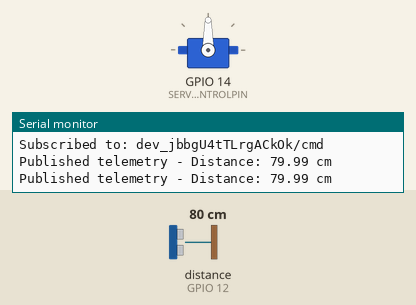
Recording of a sketch running on a simulated ESP32. On the bench: servo, the last lines printed to the serial monitor. Wiring (inferred from the names in the program): ultrasonic range finder: trigger GPIO 13; echo GPIO 12. Inputs (shaded band) come from the test bench; at power-on: distance to the obstacle (sensor on GPIO 12) 80 cm. The echo pulse lasts 58.3 µs per cm; WiFi joins after 1.5 s; servers stay silent unless stated; no MQTT or app messages arrive unless stated.

Above: at 3.7 s.
3.8 s: distance to the obstacle (sensor on GPIO 12) set to 22 cm
5.7 s: distance to the obstacle (sensor on GPIO 12) set to 19 cm
At 7.1 s:
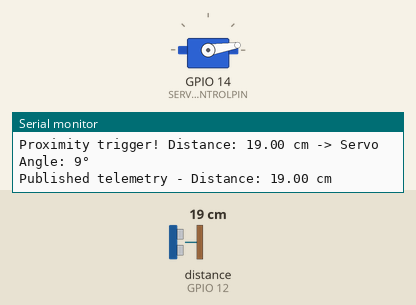
8.0 s: distance to the obstacle (sensor on GPIO 12) set to 2 cm
At 9.7 s:
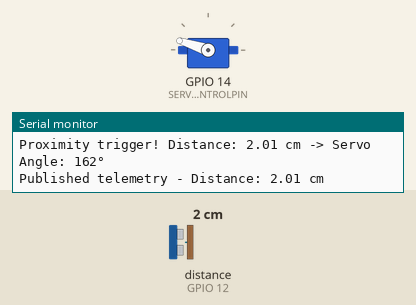
10.0 s: distance to the obstacle (sensor on GPIO 12) set to 4 cm
At 11.5 s:
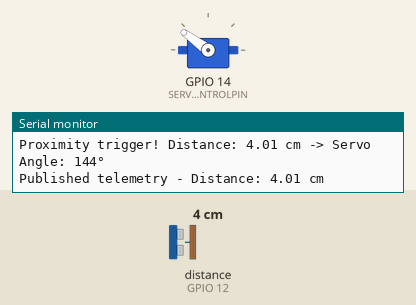
Timing chart, 0 to 13.0 s (numbered marks = the images above; inputs shaded):
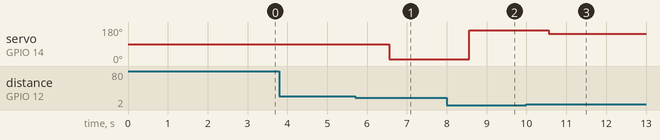

The sketch:

proximity_detection_to_servo.ino
```cpp
// (licence header left out)
#include <WiFi.h>
#include <WiFiClientSecure.h>
#include <PubSubClient.h>
#include <ArduinoJson.h>
#include <ESP32Servo.h>

// Servo Object
Servo servo1;

// USER CONFIGURATION: update Wi-Fi credentials and hardware settings.
constexpr const char* HCSR04_1_POWERPIN = "3V3";
constexpr const char* HCSR04_1_GROUNDPIN = "GND";
constexpr int HCSR04_1_TRIGGERPIN = 13;
constexpr int HCSR04_1_ECHOPIN = 12;

constexpr const char* SERVO_MOTOR_1_POWERPIN = "3V3";
constexpr const char* SERVO_MOTOR_1_GROUNDPIN = "GND";
constexpr int SERVO_MOTOR_1_CONTROLPIN = 14;

const char* WIFI_SSID = "DBANK_WIFI";
const char* WIFI_PASSWORD = "D@@nn33ll1234";
const char* MQTT_HOST = "mqtt.iotworkshop.africa";
const int MQTT_PORT = 8883;
const char* MQTT_USER = "device_dev_jbbgU4tTLrgACkOk";
const char* MQTT_PASSWORD = "JUHsbQjuyDAA1Y6bO-ipxaVcOF63RGuD0zeqLpyTzhk";
const char* TELEMETRY_TOPIC = "dev_jbbgU4tTLrgACkOk/data";
const char* COMMAND_TOPIC = "dev_jbbgU4tTLrgACkOk/cmd";
const char* ROOT_CA = R"EOF(
-----BEGIN CERTIFICATE-----
MIIFTzCCAzegAwIBAgIUW2cDxTCTlyzl3FEHsxzcFnVVcZgwDQYJKoZIhvcNAQEL
BQAwNzEgMB4GA1UEAwwXSW9UQ29ubmVjdCBNUVRUIFJvb3QgQ0ExEzARBgNVBAoM
CklvVENvbm5lY3QwHhcNMjYwNzIxMjEwODE2WhcNMzYwNzE4MjEwODE2WjA3MSAw
HgYDVQQDDBdJb1RDb25uZWN0IE1RVFQgUm9vdCBDQTETMBEGA1UECgwKSW9UQ29u
bmVjdDCCAiIwDQYJKoZIhvcNAQEBBQADggIPADCCAgoCggIBAMIUJrFi4bpa314w
Zey63SzzAy4PHu+T2nVaXbuqavrfQtdlFfM6iAII6ISNuT9WPvXGPRNAfeJ0JzR/
NVKhNVWexhyYu9EMgE/+fTvsoalhAs2QMMr9no1RmxmrW04SyOLdWdtjhqh7xpcZ
PWFD+CrfgP0mGKMOsmcdUmAW+a7KG2bO0fylRPKcBvyo/nX6jDQt2mvK0omv8thQ
wdbaM/Sf4QHPTA7ZM2Vd8AIz75jlVfsQIKYNZt7xyGOL9igOtl16PBw16i1B9Vik
94eFJ1SGQLhDfynQWXOh0tcSClwIjbUjFRfxjFHt8fi6rPrdiwRecLX//GPDXDQ8
+UMXM2SpMLx0mLJGToJ5CaxjXF2OmD9UQ4oTe7wGshmxO3aj2fixRkMqNNS5Hj3l
bzbusZl1dMUzaZxXhVU2q2LIdemO/YVu45P8TMKbiOTdRvH/YwtGMuYIWdjg3vUL
H24ig0e7Lb1Ab/+CvPBilR1Qp63++BFLOqvHCJALgLfT7hsMXEABQ8uWJQ0gPayQ
HpkZQOcVEPd/ViVBuazCvh7w9/op7FBllhnaHZeL7b8INMAHH0wmgWYeZrD55H+R
qSmVFYlQrRp2rTEuVeph+WYBEUGlKdGjLXQQpuP7jUVHy1lF+eiLLeUFmCLzU2s0
NGdYSb+t/q4FFX4Tx6veb/OXIDDnAgMBAAGjUzBRMB0GA1UdDgQWBBR+bjbz+Tjr
LaLF035EoKnLJ/aWBTAfBgNVHSMEGDAWgBR+bjbz+TjrLaLF035EoKnLJ/aWBTAP
BgNVHRMBAf8EBTADAQH/MA0GCSqGSIb3DQEBCwUAA4ICAQDAmXCehI5LQaOFYOKi
Gne1Yc2VvLIW8vkYntMwcMVOaRtPSNE+tGjsqC/DOPmdY0kylFLRkjg7th3IqN9y
40gj19efA8Cxd0lZO7VFjwpvxYkW6NYWHbd2Y7dgy/D0hAOjLvLUmY7PF3/97P1K
/H3i1rW9gEVxO+xD0zyBe1Gn/P+X6CXEaDVR+obUk2pzB+iHTGC6XxTB5aLjeUbh
E+QXfhGjN63ccx7MPbh9W6NMANlbMpHMzWtT4LSnm3UBb2qgM8nJstwzYRPmZKwJ
l0BxsZFKkFrEld6S7LhU7Y6qQVmNO1wcS41Eldbf8YmOD9X9yC/aVYeF9xUe7vUI
zUCK3fmvWLUIX26LolMflYZfOVZUcI8MmqtoxsjS97i0aAWFz9LvNncA48pt1h46
hQslPTqEurXRkArGO7XL7bvWC3jPOrPGUwIg36JV/E59jDYO5zJngx5pwS20c5pG
vCbZfKR3qoX/Uc+haxav5BWxtqHrO25CNU5CQmFKBioS5A2YZaAYOS5FR5yLSxwB
5qkfHkiODM5uHncrCDyYFWBl4xxfxYzMxmMrXD92J+8W0EnQIMLpjjnXUPG/n44N
TeIJV1n3w3mhwpx4c7fZKCI+KwcJu48ezSonnMgPvwZP7Q/wqd3wCJdeIEtJwlX/
lm9gtTo4bhRLYjk4meM9lHjxvO==
-----END CERTIFICATE-----
)EOF";

WiFiClientSecure networkClient;
PubSubClient mqtt(networkClient);

void publishTelemetry() {
  // 1. Send trigger pulse to HC-SR04
  digitalWrite(HCSR04_1_TRIGGERPIN, LOW);
  delayMicroseconds(2);
  digitalWrite(HCSR04_1_TRIGGERPIN, HIGH);
  delayMicroseconds(10);
  digitalWrite(HCSR04_1_TRIGGERPIN, LOW);

  // 2. Measure echo pulse duration (30ms timeout)
  long duration = pulseIn(HCSR04_1_ECHOPIN, HIGH, 30000);

  // 3. Calculate distance in cm
  float distance = 0.0;
  if (duration > 0) {
    distance = (duration * 0.0343) / 2.0;
  }

  // 4. Automatic Servo Control based on Distance (0cm to 20cm)
  if (distance > 0.0 && distance <= 20.0) {
    // Map distance (20 down to 0) to servo angle (0 up to 180 degrees)
    // As distance gets closer to 0cm, angle increases towards 180°.
    int calculatedAngle = map((int)distance, 20, 0, 0, 180);
    calculatedAngle = constrain(calculatedAngle, 0, 180);

    servo1.write(calculatedAngle);

    Serial.print(F("Proximity trigger! Distance: "));
    Serial.print(distance);
    Serial.print(F(" cm -> Servo Angle: "));
    Serial.print(calculatedAngle);
    Serial.println(F("°"));
  } else if (distance > 20.0) {
    // Return servo to default position when object is far away
    servo1.write(90);
  }

  // 5. Build telemetry JSON payload
  JsonDocument document;
  document["components"]["hcsr04_1"]["distance"] = distance;
  document["components"]["servo_motor_1"]["angle"] = servo1.read();

  char payload[256];
  serializeJson(document, payload);

  // 6. Publish to MQTT topic
  mqtt.publish(TELEMETRY_TOPIC, payload);

  // 7. Debugging output to Serial Monitor
  Serial.print(F("Published telemetry - Distance: "));
  Serial.print(distance);
  Serial.println(F(" cm"));
}

void onCommand(char* topic, byte* payload, unsigned int length) {
  // Copy payload into a null-terminated string buffer
  String message = "";
  for (unsigned int i = 0; i < length; i++) {
    message += (char)payload[i];
  }

  // Debug incoming command
  Serial.print(F("Command received on topic: "));
  Serial.println(topic);
  Serial.print(F("Payload: "));
  Serial.println(message);

  JsonDocument doc;
  DeserializationError error = deserializeJson(doc, message);
  if (error) {
    Serial.print(F("deserializeJson() failed: "));
    Serial.println(error.f_str());
    return;
  }

  // Check if the command targets the servo motor
  const char* component = doc["component"];
  if (component != nullptr && String(component) == "servo_motor_1") {
    // Extract the angle from parameters -> value
    if (doc["parameters"]["value"].is<int>()) {
      int targetAngle = doc["parameters"]["value"];
      targetAngle = constrain(targetAngle, 0, 180); // Safety bounds for SG90
      servo1.write(targetAngle);

      Serial.print(F("Servo motor moved to: "));
      Serial.print(targetAngle);
      Serial.println(F(" degrees"));
    }
  }
}

void connectMqtt() {
  while (!mqtt.connected()) {
    Serial.print(F("Attempting MQTT connection..."));
    if (mqtt.connect("dev_jbbgU4tTLrgACkOk", MQTT_USER, MQTT_PASSWORD)) {
      Serial.println(F("connected"));
      mqtt.subscribe(COMMAND_TOPIC);
      Serial.print(F("Subscribed to: "));
      Serial.println(COMMAND_TOPIC);
    } else {
      Serial.print(F("failed, rc="));
      Serial.print(mqtt.state());
      Serial.println(F(" try again in 5 seconds"));
      delay(5000);
    }
  }
}

void setup() {
  Serial.begin(115200);
  delay(1000);

  // Configure HC-SR04 sensor pins
  pinMode(HCSR04_1_TRIGGERPIN, OUTPUT);
  pinMode(HCSR04_1_ECHOPIN, INPUT);

  // Initialize Servo motor pin
  servo1.attach(SERVO_MOTOR_1_CONTROLPIN);
  servo1.write(90); // Default home position (90 degrees)

  // Connect to Wi-Fi
  WiFi.begin(WIFI_SSID, WIFI_PASSWORD);
  Serial.print(F("Connecting to WiFi"));
  while (WiFi.status() != WL_CONNECTED) {
    delay(250);
    Serial.print(F("."));
  }
  Serial.println(F("\nWiFi connected."));

  // Configure Secure Client & MQTT Server
  networkClient.setCACert(ROOT_CA);
  mqtt.setServer(MQTT_HOST, MQTT_PORT);
  mqtt.setCallback(onCommand);
  connectMqtt();
}

void loop() {
  if (!mqtt.connected()) {
    connectMqtt();
  }
  mqtt.loop();

  static unsigned long last = 0;
  if (millis() - last >= 1000) {
    last = millis();
    publishTelemetry();
  }
}
```

Measured:
- the behaviour switches between 21 and 20 cm on distance to the obstacle (sensor on GPIO 12) (found by bisection; images 0 and 1)
- after the input at 5.7 s, servo on GPIO 14 (SERVO_MOTOR_1_CONTROLPIN): 90° → 9° after 0.86 s
- after the input at 8.0 s, servo on GPIO 14 (SERVO_MOTOR_1_CONTROLPIN): 9° → 162° after 0.56 s
- after the input at 10.0 s, servo on GPIO 14 (SERVO_MOTOR_1_CONTROLPIN): 162° → 144° after 0.56 s
